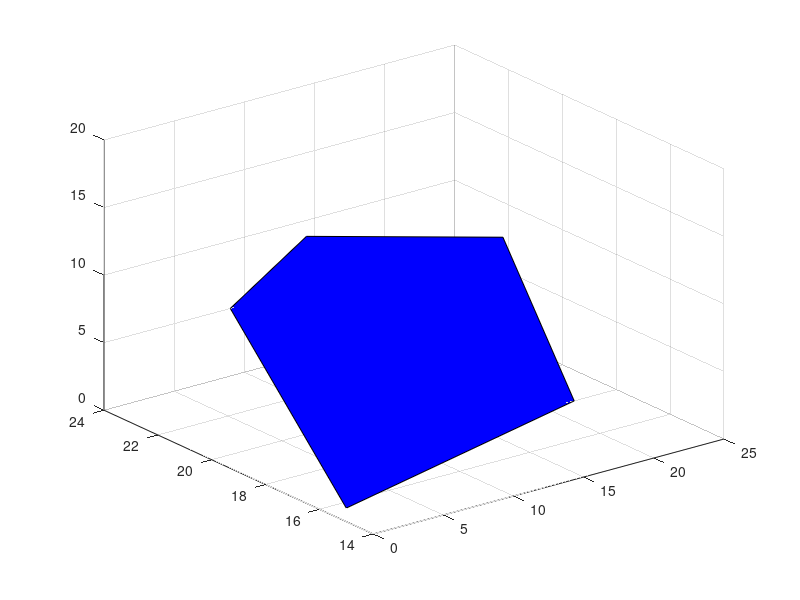

MATLAB code for this plot: (Note: this script raises an error after producing the figure.)
function Display300
X = [1,0,22,9,15,13,7,6,14,8,17,16,20,23,23,20,16,18,20,16,1,0,9,24,14,0,8,19,7,11,20,15,24,4,9,21,6,15,11,12,19,9,0,18,18,19,18,15,24,20,0,9,1,20,20,6,18,9,10,20,14,9,8,20,8,20,9,14,20,20]
Y = [17,15,18,24,17,17,24,16,16,10,1,5,9,0,0,2,16,12,1,16,2,0,8,9,12,11,13,11,9,0,17,0,24,7,2,11,10,23,6,6,11,12,10,12,12,11,12,17,15,11,10,12,11,11,11,10,12,4,10,11,0,9,9,12,9,12,9,0,12,12]

Z = [19,1,0,5,15,5,15,11,6,16,6,15,6,14,0,19,6,11,8,6,14,0,5,24,24,10,20,19,15,10,23,24,24,23,19,18,17,24,24,21,19,19,17,18,18,19,18,21,17,18,17,19,10,18,18,16,18,12,18,18,7,16,16,17,16,17,16,7,17,17]
c=zeros(70, 3)
for j=1:10,
    c(j, 1) = 0;
    c(j, 2) = 0;
    c(j, 3) = 1;
end
for j=11:20,
   c(j, 1) = 1;
  c(j, 2) = 0;
    c(j, 3) = 0;
end
for j=21:30,
    c(j, 1) = 0;
    c(j, 2) = 1;
    c(j, 3) = 0;
end
for j=31:40,
    c(j, 1) = 0;
    c(j, 2) = 0;
    c(j, 3) = 0;
end
for j=41:70,
    c(j, 1) = 1;
    c(j, 2) = 0;
    c(j, 3) = 1;
end
pointX0 = [9,22,0,9,0,1,15,22,9,15,9,1,15,1,0]

pointY0 = [24,18,15,24,15,17,17,18,24,17,24,17,17,17,15]

pointZ0 = [5,0,1,5,1,19,15,0,5,15,5,19,15,19,1]

pointX1 = [20,23,23,20,16,23,17,16,20,17,20,23,17,23,23]

pointY1 = [9,0,0,9,5,0,1,5,9,1,9,0,1,0,0]

pointZ1 = [6,14,0,6,15,14,6,15,6,6,6,0,6,0,14]

pointX2 = [24,1,0,14,1,24,9,0,1,9,1,14,9,14,24]

pointY2 = [9,2,0,12,2,9,8,0,2,8,2,12,8,12,9]

pointZ2 = [24,14,0,24,14,24,5,0,14,5,14,24,5,24,24]

pointX3 = [24,4,15,9,24,15,9,15,4,9,4,24]

pointY3 = [24,7,0,2,24,0,2,0,7,2,7,24]

pointZ3 = [24,23,24,19,24,24,19,24,23,19,23,24]

figure
grid on
hold on
fill3( pointX0, pointY0, pointZ0, 'b')
alpha(0.3)
hold on
fill3(pointX1, pointY1, pointZ1, 'r')
alpha(0.3)
hold on
fill3(pointX2, pointY2, pointZ2, 'g')
alpha(0.3)
hold on
fill3(pointX3, pointY3, pointZ3, 'black')
alpha(0.3)
h = scatter3(X,Y,Z, 70, c);
end
